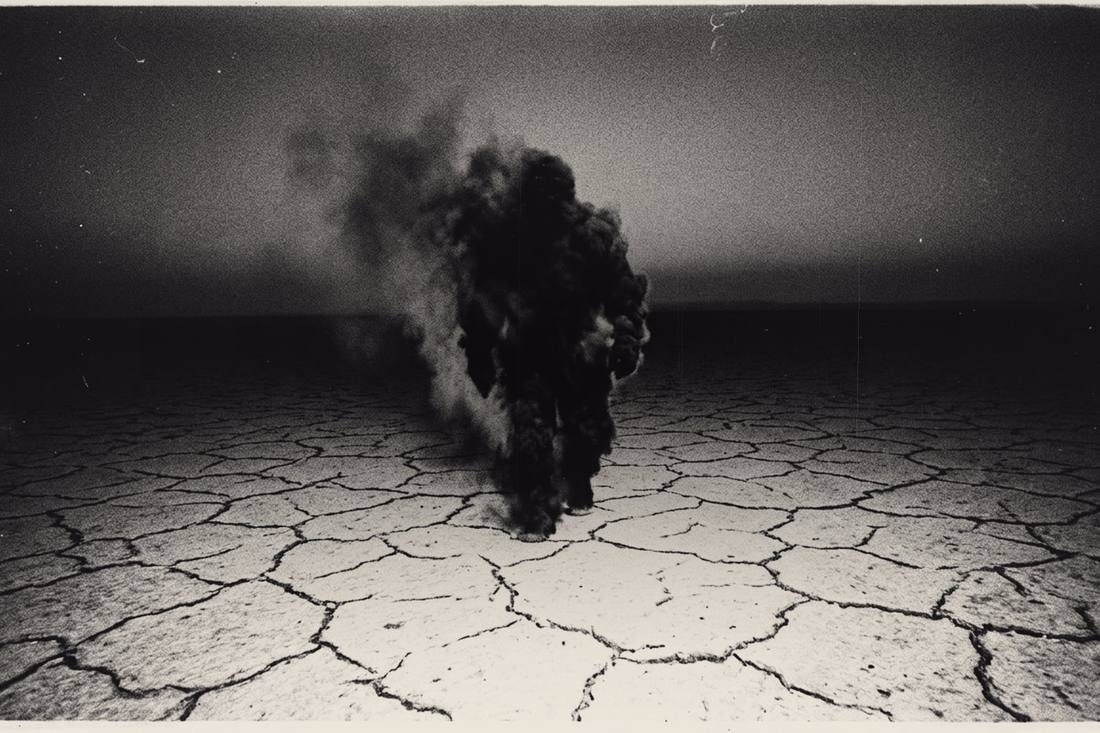
#> input picture assets/img/iblis.jpg, 1100 x 733 px, given in place of iblis.png, which was not available
$ python _img.py
#> lines starting #> are read from the running program, lines starting #| are printed output that depends on the picture; pictures that were not available may be replaced by others from this repository, and a replacement may not be noted
from PIL import Image, ImageOps, ImageDraw, ImageFilter, ImageEnhance
import random, json, os

SEL = {
 # id: (file, kind, credit)
 "iblis":      ("assets/img/raw/iblis.png","ai","AI reconstruction · dossier plate"),
 "yalmogiz":   ("assets/img/raw/yalmogiz.png","ai","AI reconstruction · dossier plate"),
 "ajina":      ("assets/img/raw/ajina.png","ai","AI reconstruction · dossier plate"),
 "alvasti":    ("assets/img/raw/alvasti.png","ai","AI reconstruction · dossier plate"),
 "dev":        ("assets/img/raw/dev.png","ai","AI reconstruction · dossier plate"),
 "ajdarho":    ("assets/img/raw/ajdarho.png","ai","AI reconstruction · dossier plate"),
 "gulyabani":  ("assets/img/raw/gulyabani.png","ai","AI reconstruction · dossier plate"),
 "obir":       ("assets/img/raw/obir.png","ai","AI reconstruction · dossier plate"),
 "qonaqay":    ("assets/img/raw/qonaqay.png","ai","AI reconstruction · dossier plate"),
 "jin":        ("assets/img/raw/jin.png","ai","AI reconstruction · dossier plate"),
 "almas":      ("image-search/dark-pine-forest-night-fog-silhouette-fi-4.jpg","photo","dreamstime.com"),
 "arvoh":      ("image-search/old-muslim-cemetery-fog-night-graves-eer-2.jpg","photo","vecteezy.com"),
 "suvegesi":   ("image-search/dark-still-water-reeds-night-mysterious--2.jpg","photo","dreamstime.com","matte"),
 "gureamir":   ("image-search/gur-e-amir-mausoleum-samarkand-timur-tom-2.webp","photo","anastasifink.com"),
 "ulugbek":    ("image-search/ulugh-beg-observatory-sextant-undergroun-1.webp","photo","qalam.global / Alamy"),
 "bobur":      ("image-search/babur-mughal-emperor-portrait-miniature--1.jpg","photo","Mughal miniature · Fine Art America","matte"),
 "siyohchoh":  ("image-search/ark-fortress-bukhara-zindan-dungeon-dark-2.jpg","photo","chestnutjournal.com"),
 "kalyan":     ("image-search/kalyan-minaret-bukhara-tower-night-4.jpg","photo","ArtefactPorn / public post","matte"),
  "bibixonim":  ("image-search/bibi-khanym-mosque-facade-samarkand-blue-2.jpg","photo","pexels.com"),
 "mizdakhan":  ("image-search/mizdakhan-necropolis-apocalypse-clock-nu-2.jpg","photo","tourtravelworld.com"),
 "chilpyk":    ("image-search/chilpyk-zoroastrian-tower-of-silence-dak-4.jpg","photo","uz-safar.com"),
 "barsakelmes":("image-search/barsakelmes-aral-sea-salt-desert-dead-la-2.jpg","photo","ancient-origins.net"),
 "kanigut":    ("image-search/abandoned-soviet-mine-tunnel-wooden-supp-3.jpg","photo","istockphoto.com · reference plate"),
 "shaytanjiga":("image-search/shaytan-jiga-valley-of-demons-samarkand--2.jpg","photo","uzbekistan.travel"),
 "moynaq":     ("image-search/moynaq-ship-cemetery-aral-sea-rusting-sh-2.jpg","photo","burabai.kz"),
 "iskanderkul":("image-search/iskanderkul-lake-fann-mountains-tajikist-3.jpg","photo","eurasia.travel"),
}
SINS_IMG = {
 "pride":"iblis","envy":"alvasti","gluttony":"yalmogiz","lust":"ajina",
 "wrath":"ajdarho","greed":"kanigut","sloth":"arvoh"
}

W,H = 1400, 933          # 3:2
random.seed(7)

def duotone(im):
    g = ImageOps.grayscale(im)
    # per-image percentile stretch: this is what was flattening the plates
    g = ImageOps.autocontrast(g, cutoff=(0.4, 0.6))
    lut = []
    for v in range(256):
        x = v/255.0
        x = x*x*(3-2*x)*0.82 + x*0.18      # filmic S-curve
        x = 0.035 + x*0.945                 # slight shadow lift, protect highlights
        x = max(0.0, min(1.0, x))
        r = int(12 + x*(242-12))
        gg= int(10 + x*(235-10))
        b = int(14 + x*(224-14))
        lut.append((r,gg,b))
    return Image.merge("RGB", [
        g.point([c[0] for c in lut]),
        g.point([c[1] for c in lut]),
        g.point([c[2] for c in lut]),
    ])

def damage(im, k=1.0):
    d = ImageDraw.Draw(im, "RGBA")
    w,h = im.size
    # scratches
    for _ in range(int(9*k)):
        x = random.randint(0,w); y0=random.randint(0,h); ln=random.randint(h//6,h)
        a = random.randint(8,26)
        d.line([(x,y0),(x+random.randint(-9,9), y0+ln)], fill=(255,246,232,a), width=1)
    # dust
    for _ in range(int(220*k)):
        x=random.randint(0,w); y=random.randint(0,h); r=random.randint(0,1); a=random.randint(10,60)
        d.ellipse([x,y,x+r,y+r], fill=(255,250,240,a))
    # dark specks
    for _ in range(int(90*k)):
        x=random.randint(0,w); y=random.randint(0,h)
        d.ellipse([x,y,x+1,y+1], fill=(0,0,0,random.randint(40,110)))
    return im

def vignette(im, strength=0.62):
    w,h = im.size
    mask = Image.new("L",(w,h),0)
    dm = ImageDraw.Draw(mask)
    steps = 64
    for i in range(steps+1):
        t = i/steps
        pad_x = int(w*0.5*t); pad_y = int(h*0.5*t)
        v = int(255*(1 - strength*(t**2.2)))
        dm.rectangle([pad_x,pad_y,w-pad_x,h-pad_y], fill=v)
    mask = mask.filter(ImageFilter.GaussianBlur(w//30))
    black = Image.new("RGB",(w,h),(3,2,4))
    return Image.composite(im, black, mask)   # keep image where mask is white (centre)

out = {}
for mid, spec in SEL.items():
    src, kind, credit = spec[0], spec[1], spec[2]
    style = spec[3] if len(spec) > 3 else "cover"
    im = Image.open(src).convert("RGB")
#> im is the input picture: PIL image 1100x733 RGB; mean R, G, B 97.4, 93.5, 91.6
    if style == "matte":
        canvas = Image.new("RGB", (W, H), (9, 8, 10))
        ih = H - 2*46
        iw = int(im.width * ih / im.height)
        if iw > W - 2*90:
            iw = W - 2*90
            ih = int(im.height * iw / im.width)
        small = im.resize((iw, ih), Image.LANCZOS)
        x, y = (W-iw)//2, (H-ih)//2
        canvas.paste(small, (x, y))
        dd = ImageDraw.Draw(canvas, "RGBA")
        dd.rectangle([x-1, y-1, x+iw, y+ih], outline=(190, 178, 158, 70), width=1)
        im = canvas
    else:
        im = ImageOps.fit(im, (W,H), method=Image.LANCZOS, centering=(0.5,0.42))
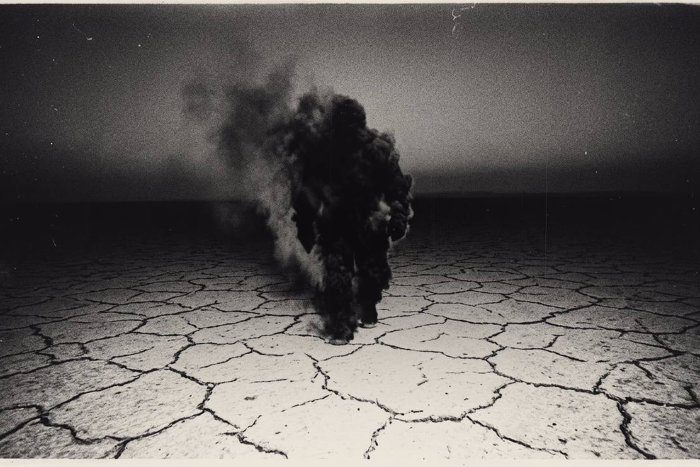
#> im: PIL image 1400x933 RGB (shown at 1/2 size); mean R, G, B 97.4, 93.5, 91.6
    im = duotone(im)
#> in duotone, `g = ImageOps.autocontrast(g, cutoff=(0.4, 0.6))`:
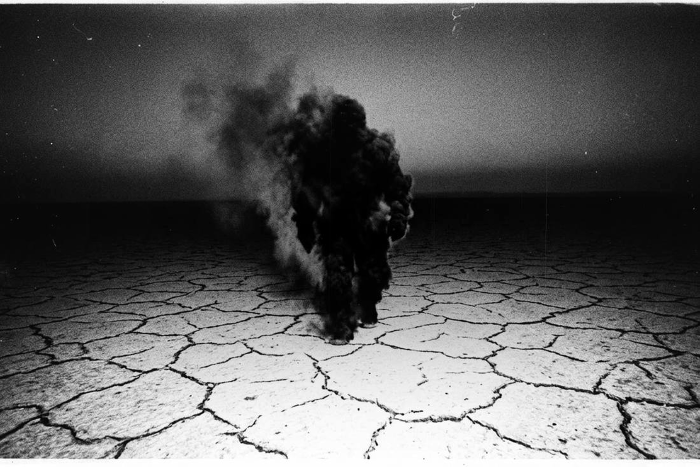
#> g: PIL image 1400x933 L (shown at 1/2 size); min 0, max 255, mean 96
    im = damage(im, 1.0 if kind=="photo" else 0.75)
#> the loop in damage, `for _ in range(int(220*k)):` made 165 passes
#> (x, y, r, a) on passes 1 to 3: (1199, 406, 0, 24), (95, 570, 0, 28), (858, 147, 0, 46)
#> the loop in damage, `for _ in range(int(90*k)):` made 67 passes
#> (x, y) on passes 1 to 12: (783, 78), (1400, 294), (1263, 647), (158, 614), (679, 260), (1272, 581), (25, 493), (994, 275), (445, 691), (595, 725), (584, 475), (955, 785)
    im = vignette(im, 0.55 if kind=="ai" else (0.10 if style=="matte" else 0.34))
#> in vignette, `mask = Image.new("L",(w,h),0)`: mask: PIL image 1400x933 L; every value is 0
#> in vignette, `mask = mask.filter(ImageFilter.GaussianBlur(w//30))`:
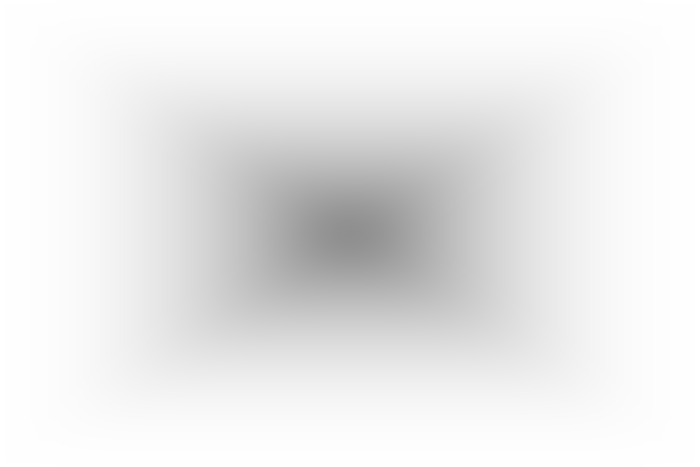
#> mask: PIL image 1400x933 L (shown at 1/2 size); min 143, max 255, mean 234.2
#> in vignette, `return Image.composite(im, black, mask)`:
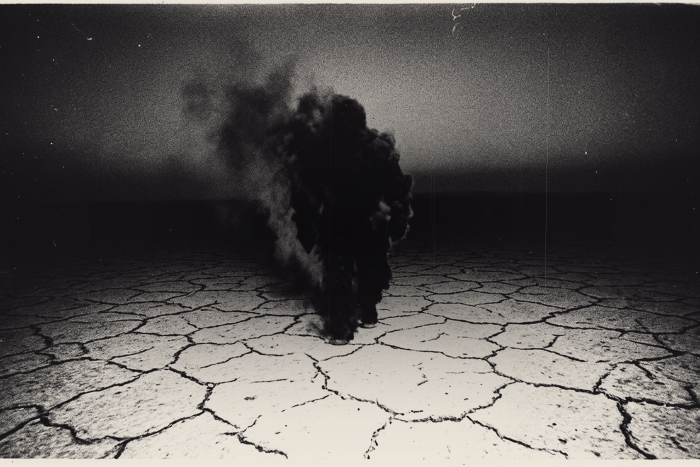
#> returned value: PIL image 1400x933 RGB (shown at 1/2 size); mean R, G, B 90.9, 87.2, 85.8
    im = im.filter(ImageFilter.GaussianBlur(0.3))
    for size,suffix in ((W,""),(700,"-s")):
        j = im.resize((size,int(size*H/W)), Image.LANCZOS)
        j.save(f"assets/img/{mid}{suffix}.jpg", quality=84, optimize=True, progressive=True)
#> this loop made 2 passes
#> pass 2, `j = im.resize((size,int(size*H/W)), Image.LANCZOS)`:
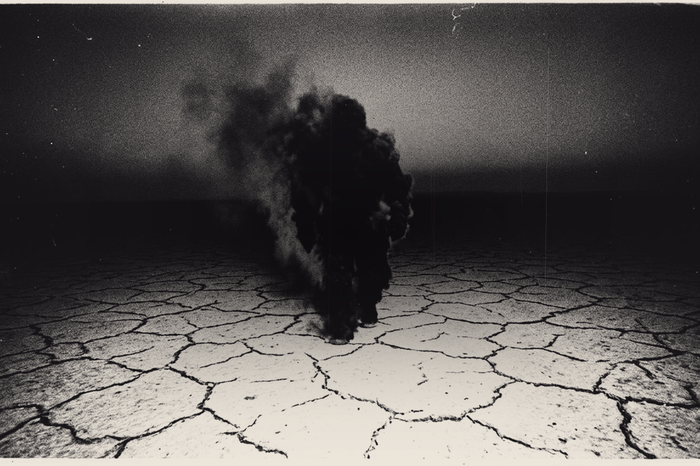
#> j: PIL image 700x466 RGB; mean R, G, B 90.9, 87.2, 85.8
    out[mid] = {"kind":kind,"credit":credit,"style":style}
    print("ok", mid, kind, style)
#> pass 2 of the loop `for mid, spec in SEL.items():`:
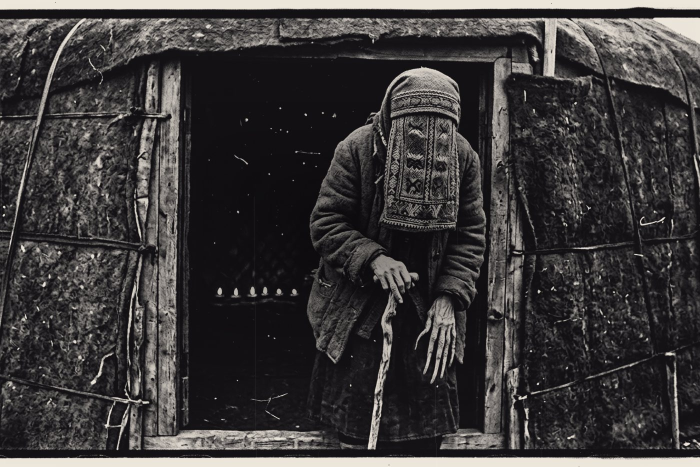
#> input picture assets/img/yalmogiz.jpg, 1400 x 933 px, given in place of yalmogiz.png, which was not available (shown at 1/2 size)
#> im is the input picture: PIL image 1400x933 RGB; mean R, G, B 59.8, 57.2, 57.6
#> in duotone (call 2), `g = ImageOps.autocontrast(g, cutoff=(0.4, 0.6))`:
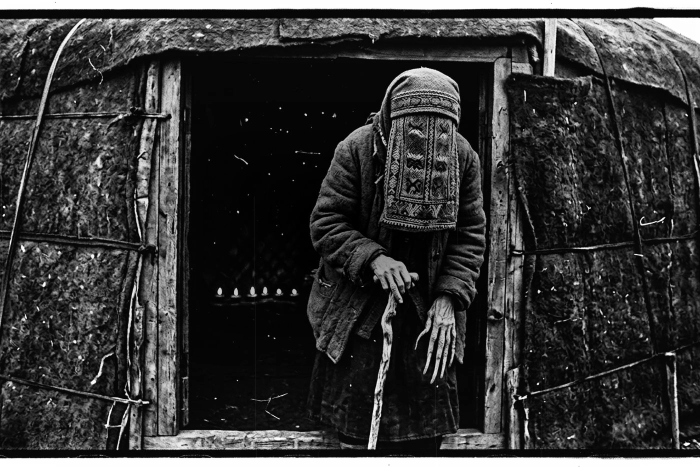
#> g: PIL image 1400x933 L (shown at 1/2 size); min 0, max 255, mean 53.4
#> the loop in damage (call 2), `for _ in range(int(9*k)):` made 6 passes
#> (x, y0, ln, a) on passes 1 to 6: (1083, 644, 376, 10), (508, 393, 564, 22), (639, 869, 177, 12), (870, 726, 639, 26), (0, 74, 555, 24), (919, 254, 266, 15)
#> the loop in damage (call 2), `for _ in range(int(220*k)):` made 165 passes
#> (x, y, r, a) on passes 1 to 3: (311, 534, 0, 56), (1325, 866, 1, 15), (1129, 795, 0, 10)
#> the loop `for size,suffix in ((W,""),(700,"-s")):` made 2 passes
#> pass 2, `j = im.resize((size,int(size*H/W)), Image.LANCZOS)`:
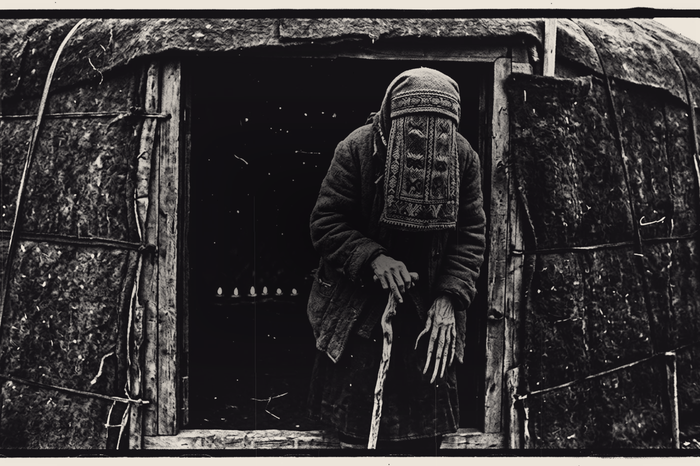
#> j: PIL image 700x466 RGB; mean R, G, B 55.1, 52.1, 53.1
#> pass 3 of the loop `for mid, spec in SEL.items():`:
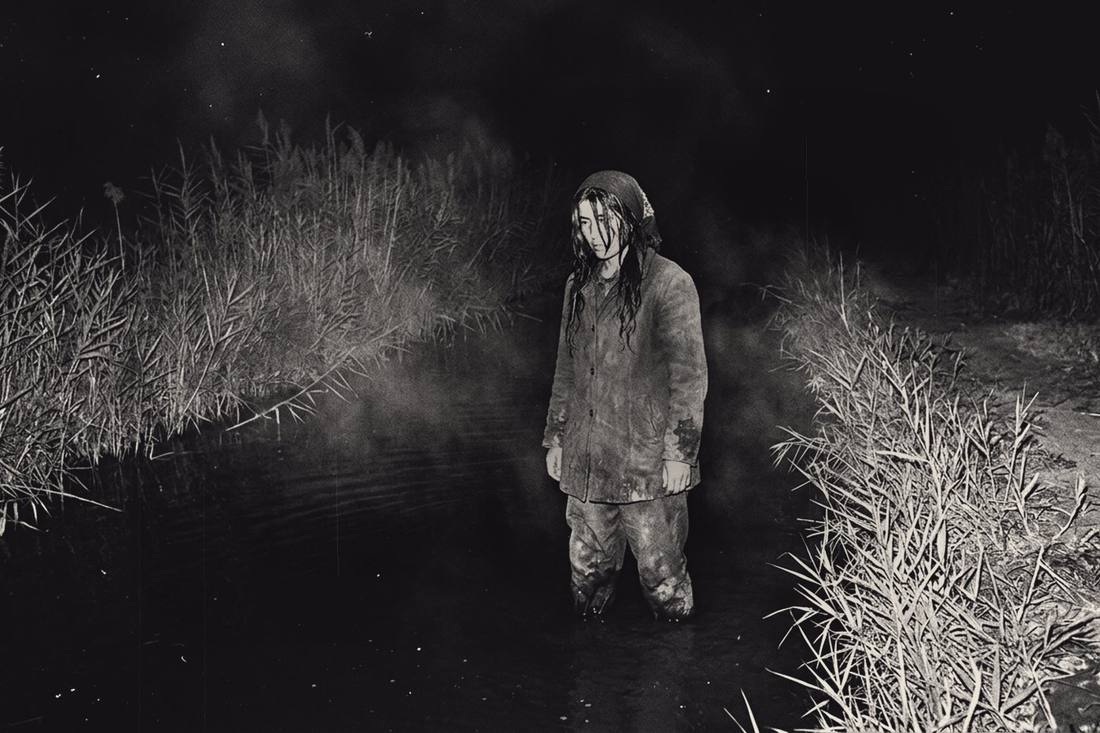
#> input picture assets/img/ajina.jpg, 1100 x 733 px, given in place of ajina.png, which was not available
#> im is the input picture: PIL image 1100x733 RGB; mean R, G, B 51.7, 49.1, 50.1
#> in duotone (call 3), `g = ImageOps.grayscale(im)`:
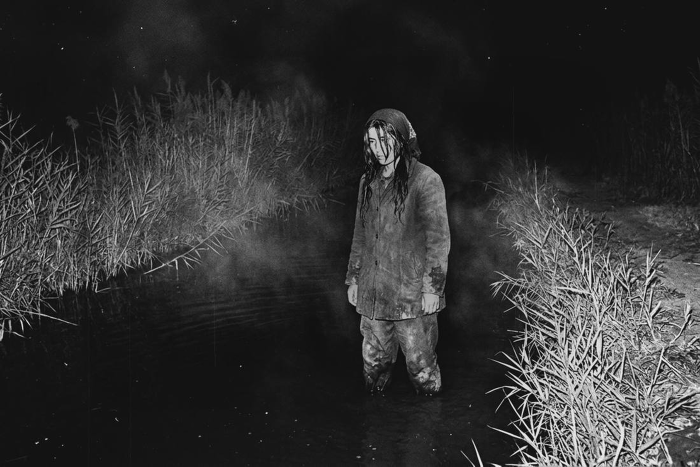
#> g: PIL image 1400x933 L (shown at 1/2 size); min 0, max 255, mean 50
#> the loop `for size,suffix in ((W,""),(700,"-s")):` made 2 passes
#> pass 2, `j = im.resize((size,int(size*H/W)), Image.LANCZOS)`:
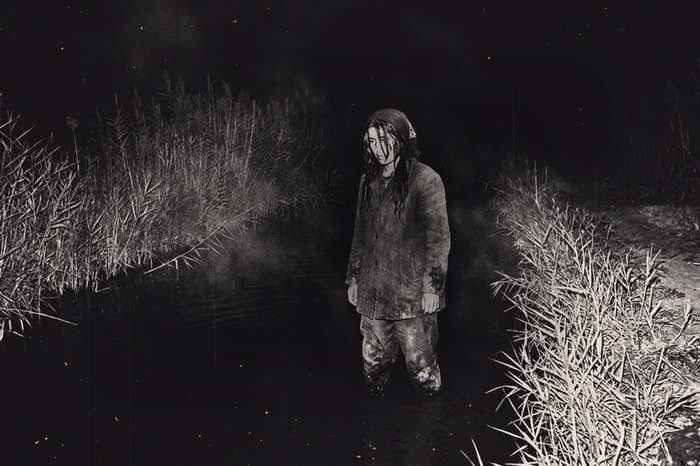
#> j: PIL image 700x466 RGB; mean R, G, B 47.8, 45, 46.5
#> (the run stopped early here; a loop or call above may not have finished)
